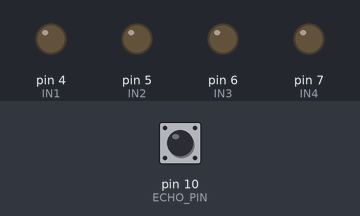
Recording of a sketch running on a simulated Arduino Uno, built with avr-gcc and run on an emulated ATmega328P. Shown: output pins drawn as LEDs (lit = HIGH). The test bench sets the inputs (shaded band); at power-on: pin 10 (ECHO_PIN) LOW. Pins used as bus, display or sensor lines are not drawn.

Above: at 0.1 s.
At 1.2 s:
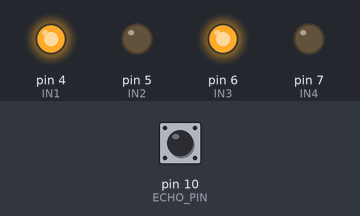
1.3 s: pin 10 (ECHO_PIN) pulsed HIGH 5 times (0.12 s each, 0.3 s apart)
At 2.8 s:
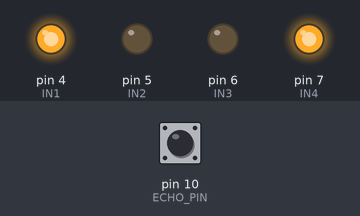
Timing chart, 0 to 11.8 s (numbered marks = the images above; inputs shaded):
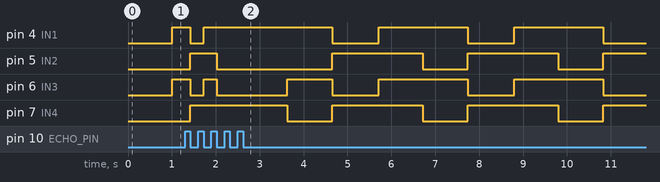

Measured:
- by itself, pin 7 (IN4): alternates HIGH for 2.1 s and LOW for 1.0 s

The sketch:

arduino_car.ino
```cpp
#define IN1 4
#define IN2 5
#define IN3 6
#define IN4 7
#define TRIG_PIN 9
#define ECHO_PIN 10
#define MIN_SPEED 0
#define MAX_SPEED 255
#define DEG90 25

void setup() {
  // put your setup code here, to run once:
  pinMode(IN1,OUTPUT);
  pinMode(IN2,OUTPUT);
  pinMode(IN3,OUTPUT);
  pinMode(IN4,OUTPUT);
  pinMode(TRIG_PIN,OUTPUT);
  pinMode(ECHO_PIN,INPUT);
  Serial.begin(9600);
}

void M1_Dung() {
  digitalWrite(IN1,LOW);
  digitalWrite(IN2,LOW);
}

void M2_Dung() {
  digitalWrite(IN3,LOW);
  digitalWrite(IN4,LOW);
}

void M1_Tien(int speed) {
  speed = constrain(speed, MIN_SPEED, MAX_SPEED);
  digitalWrite(IN1, HIGH);
  digitalWrite(IN2, 255 - speed);
}

void M1_Lui(int speed) {
  speed = constrain(speed, MIN_SPEED, MAX_SPEED);
  digitalWrite(IN1, LOW);
  digitalWrite(IN2, speed);
}

void M2_Tien(int speed) {
  speed = constrain(speed, MIN_SPEED, MAX_SPEED);
  digitalWrite(IN3, LOW);
  digitalWrite(IN4, speed);
}

void M2_Lui(int speed) {
  speed = constrain(speed, MIN_SPEED, MAX_SPEED);
  digitalWrite(IN3, HIGH);
  digitalWrite(IN4, 255 - speed);
}

void TienThang(int speed) {
  M1_Tien(speed);
  M2_Tien(speed);
}

void LuiThang(int speed) {
  M1_Lui(speed);
  M2_Lui(speed);
}

void QueoPhai(int speed) {
  M1_Tien(speed);
  M2_Lui(speed);
}

void QueoTrai(int speed) {
  M1_Lui(speed);
  M2_Tien(speed);
}

void DungLai() {
  M1_Dung();
  M2_Dung();
}

void loop() {
  // put your main code here, to run repeatedly:
  digitalWrite(TRIG_PIN,LOW);
  delay(2);
  digitalWrite(TRIG_PIN,HIGH);
  delay(10);
  digitalWrite(TRIG_PIN,LOW);
  float duration = pulseIn(ECHO_PIN,HIGH);
  float distance = duration * 0.034 / 2; //ultrasonic distance
  if (distance <= 25) {
    DungLai();
    QueoPhai(MAX_SPEED);
    delay(DEG90);
    duration = pulseIn(ECHO_PIN,HIGH);
    float distance_right = duration * 0.034 / 2;
    QueoTrai(MAX_SPEED);
    delay(DEG90*2);
    duration = pulseIn(ECHO_PIN,HIGH);
    float distance_left = duration * 0.034 / 2;
    if (distance_left > distance_right) {
      TienThang(MAX_SPEED);
    } else {
      QueoPhai(DEG90);
    }
  } else {
    TienThang(MAX_SPEED);
  }
  //Serial.println(distance);
}
```
